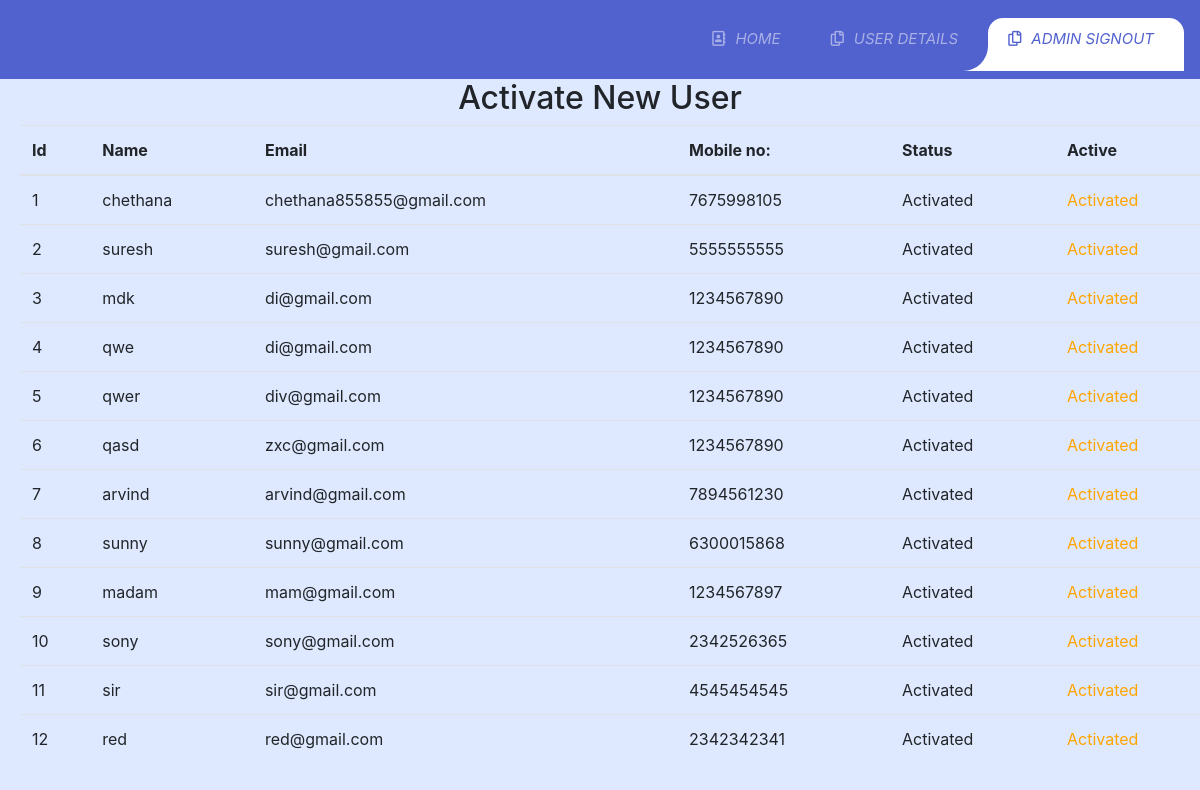
The app's page /userdetails/ with its own data.
### plantdsapp/models.py (models this page shows, shortened)
class userModel(models.Model):
    name = models.CharField(max_length=50)
    email = models.EmailField()
    passwd = models.CharField(max_length=40)
    cwpasswd = models.CharField(max_length=40)
    mobileno = models.CharField(max_length=50, default="", editable=True)
    status = models.CharField(max_length=40, default="", editable=True)
    class Meta:
        db_table='userregister'

### plantdsapp/views.py (the view)
# urls.py: path('userdetails/',plantdsapp.userdetails,name='userdetails'),
def userdetails(request):
    qs=userModel.objects.all()
    return render(request,"userdetails.html",{"qs":qs})

### plantds/templates/userdetails.html (shortened to what this page needs)
{% extends 'adminbase.html' %}
{% load static %}
{% block contents %}
<div class="content max-width-1 m-auto">
  <div class="content-text">
    <center><h2>Activate New User </h2><center>
</div>
        <table class="table" style="margin-left: 20px;">
  <thead>
    <tr>
      <th>Id</th>
      <th>Name</th>
      <th>Email</th>
      <th>Mobile no:</th>
      <th>Status</th>
      <th>Active</th>
    </tr>
  </thead>
  <tbody>
  {% for x in qs %}
    <tr>
      <td>{{x.id}}</td>
      <td>{{x.name}}</td>
      <td>{{x.email}}</td>
      <td>{{x.mobileno}}</td>
      <td>{{x.status}}</td>
    {% if x.status == 'waiting' %}
                                    <td style="color:orange"> <a href="/activateuser/?pid={{ x.id }}" >Activate</a></td>
                                    {% else %}
                                            <td style="color:orange"> Activated</td>
                                            {% endif %}
                                     </tr>
                                    {% endfor %}
  </tbody>
</table>
        </div>
{% endblock %}

### plantds/templates/adminbase.html (shortened to what this page needs)
{% load static %}
<!DOCTYPE html>
<html lang="en" >
<head>
    <meta name="viewport" content="width=device-width, user-scalable=no, initial-scale=1.0, maximum-scale=1.0, minimum-scale=1.0"><link rel='stylesheet' href='https://cdn.jsdelivr.net/npm/bootstrap@4.6.1/dist/css/bootstrap.min.css'>
<link rel='stylesheet' href='https://cdnjs.cloudflare.com/ajax/libs/font-awesome/5.10.2/css/all.css'>
<link rel='stylesheet' href='https://cdnjs.cloudflare.com/ajax/libs/font-awesome/5.13.0/css/all.min.css'>
<link rel="stylesheet" href="{% static 'css/divstyle.css' %}">
<link rel='stylesheet' href='https://cdnjs.cloudflare.com/ajax/libs/twitter-bootstrap/4.5.0/css/bootstrap.min.css'>
<link rel="stylesheet" href="{% static 'css/divstyle3.css' %}">
<link href="https://cdnjs.cloudflare.com/ajax/libs/simple-line-icons/2.4.1/css/simple-line-icons.min.css" rel="stylesheet">
    <link rel="stylesheet" href="https://maxcdn.bootstrapcdn.com/bootstrap/4.0.0/css/bootstrap.min.css">
    <link rel="stylesheet" href="{% static 'css/asstyle.css' %}">
</head>
<body>
<nav class="navbar navbar-expand-custom navbar-mainbg">
        <a class="navbar-brand navbar-logo" href="#"></a>
        <div class="collapse navbar-collapse" id="navbarSupportedContent">
            <ul class="navbar-nav ml-auto">
                <div class="hori-selector"><div class="left"></div><div class="right"></div>
            </div>
                <li class="nav-item">
                    <a class="nav-link"
                    href="{% url 'index' %}"><i class="far fa-address-book"></i><i>HOME</i></a>
                </li>
                <li class="nav-item">
                    <a class="nav-link"
                     href="{% url 'userdetails' %}"><i class="far fa-copy"></i><i>USER DETAILS</i></a>
                </li>
                <li class="nav-item active" >
                    <a class="nav-link"
                    href="{% url 'logout' %}"><i class="far fa-copy"></i><i>ADMIN SIGNOUT</i></a>
                </li>
            </ul>
        </div>
    </nav>
    {% block contents %}
    {% endblock %}
</body>
</html>

### plantds/statics/css/divstyle3.css (style rules this page uses)
a, a:hover { text-decoration: none; transition: color 0.3s ease-in-out; }

### plantds/statics/css/asstyle.css (style rules this page uses)
body { background-color: #dee9ff; }

### records on screen
userModel: id "1", name "chethana", email "chethana855855@gmail.com", mobileno "7675998105", status "Activated"
userModel: id "2", name "suresh", email "suresh@gmail.com", mobileno "5555555555", status "Activated"
userModel: id "3", name "mdk", email "di@gmail.com", mobileno "1234567890", status "Activated"
userModel: id "4", name "qwe", email "di@gmail.com", mobileno "1234567890", status "Activated"
userModel: id "5", name "qwer", email "div@gmail.com", mobileno "1234567890", status "Activated"
userModel: id "6", name "qasd", email "zxc@gmail.com", mobileno "1234567890", status "Activated"
userModel: id "7", name "arvind", email "arvind@gmail.com", mobileno "7894561230", status "Activated"
userModel: id "8", name "sunny", email "sunny@gmail.com", mobileno "6300015868", status "Activated"
userModel: id "9", name "madam", email "mam@gmail.com", mobileno "1234567897", status "Activated"
userModel: id "10", name "sony", email "sony@gmail.com", mobileno "2342526365", status "Activated"
userModel: id "11", name "sir", email "sir@gmail.com", mobileno "4545454545", status "Activated"
userModel: id "12", name "red", email "red@gmail.com", mobileno "2342342341", status "Activated"
